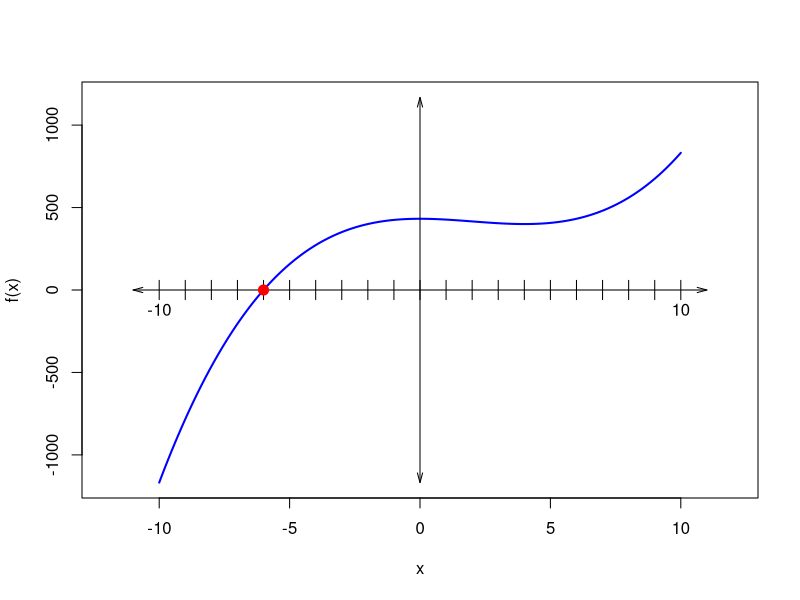

Recreate this plot in R.
## ---- chunk 1
options(scipen=999)
pfix = function(c,d){
    cc = c[c!=0]
    dd = d[c!=0]
    p = paste0("{",cc,"}x^{",dd,"}",collapse="+")
    p = gsub("x^{0}","",p,fixed=T)
    p = gsub("x^{1}","x",p,fixed=T)
    p = gsub("+{-","-{",p,fixed=T)
    p = gsub("+{1}x","+x",p,fixed=T)
    p = gsub("-{1}x","-x",p,fixed=T)
    p = gsub("{-1}x","-x",p,fixed=T)
    p = gsub("{1}x","x",p,fixed=T)
    return(p)
}
cn = function(re,im){
    com = paste0(re,"+{",im,"}i")
    com = gsub("+{0}i","",com,fixed=T)
    com = gsub("+{1}i","+i",com,fixed=T)
    com = gsub("+{-1}i","-i",com,fixed=T)
    com = gsub("+{-","-{",com,fixed=T)
    com = gsub("0+","",com,fixed=T)
    com = gsub("0-","-",com,fixed=T)
    return(com)
}

# factored form: (x-m)*(x-(n+p*i))*(x-(n-p*i))
#                (x-m)*(x^2-2*n*x+(n^2+p^2))
# x^3  - m*x^2 - 2*n*x^2  + 2*m*n*x + n^2*x + p^2*x  - m*n^2 - m*p^2 

mposs = c(-6:-1,1:6)
nposs = c(-6:-1,1:6)
pposs = 1:6

m = sample(mposs,1)
n = sample(nposs,1)
p = sample(pposs,1)
A = 1
B = -2*n-m
C = n^2+p^2+2*m*n
D = -m*(n^2+p^2)

all1 = numeric()
all2 = numeric()
all3 = numeric()
for(mm in mposs){
    for(nn in nposs){
        for(pp in pposs){
            bbb = -2*nn-mm
            ccc = nn^2+pp^2-2*mm*nn
            ddd = -mm*(nn^2+pp^2)
            all1 = sort(unique(c(all1,bbb)))
            all2 = sort(unique(c(all2,ccc)))
            all3 = sort(unique(c(all3,ddd)))
        }
    }
}

al1 = paste0("* ",all1,collapse="\n")
al2 = paste0("* ",all2,collapse="\n")
al3 = paste0("* ",all3,collapse="\n")

sol1 = paste0(1*(B==all1),collapse="")
sol2 = paste0(1*(C==all2),collapse="")
sol3 = paste0(1*(D==all3),collapse="")

## ---- chunk 2
# xmi = (-bb+sqrt(bb^2-4*aa*cc))/(2*aa)
# xma = (-bb-sqrt(bb^2-4*aa*cc))/(2*aa)
# ymi = xmi^3+B*xmi^2+C*xmi+D
# yma = xma^3+B*xma^2+C*xma+D
# mama = max(abs(c(ymi,yma)))
# print(xmi)
# print(xma)
# print(ymi)
# print(yma)
# print(mama)

x = seq(-10,10,0.01)
y = x^3+B*x^2+C*x+D
ym = max(abs(y))
plot(x,y,"l",col="blue",lwd=2,xlim=c(-12,12),ylim=c(-ym,ym),
     ylab="f(x)",xlab="x",axes=T,ann=T)
for(i in -10:10){
    lines(c(i,i),c(ym/20,-ym/20))
}
text(-10,-ym/10,"-10")
text(10,-ym/10,"10")
arrows(-11,0,11,0,0.1,15,3)
arrows(0,ym,0,-ym,0.1,15,3)
points(m,0,pch=20,col="red",cex=2)
# text(12,0,"x",cex=1.5)
# text(0,mama*1.2,"y",cex=1.5)

## ---- chunk 3
quci = paste0("\\left(x+",cn(-n,-p),"\\right)\\cdot\\left(x+",cn(-n,p),"\\right)",collapse="")
quci = gsub("+-","-",quci,fixed=T)
